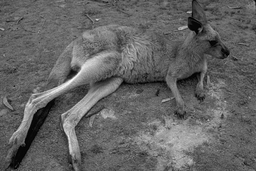
#> input picture tests/images/kangaroo.pgm, 256 x 171 px, shrunk from 481 x 321 before the run
$ python cli.py --input ../tests/images/kangaroo.pgm   (older library calls are emulated)
#> lines starting #> are read from the running program, lines starting #| are printed output that depends on the picture; after the words box and inside, x2 and y2 are one past the last pixel; in counts of white or black regions, pixels touching at a corner belong together
#> in main, image is the input picture: shape (171, 256); min 0, max 254, mean 99.5
### edges/operations/gaussian.py

import numpy as np

from edges.operations.convolution import convolve_replicate_bounds


def build_gaussian_kernel(sigma, scale):
    """
    Builds
    :param sigma:
    :param scale:
    :return:
    """
#> called with sigma = 1, scale = 5
    kernel = np.zeros((scale, scale))
    k_len_max = int(scale / 2)
    two_sigma_sq = 2.0 * np.power(sigma, 2)
    one_over_two_pi_sigma_sq = 1.0 / (two_sigma_sq * np.pi)

    for x in range(-k_len_max, k_len_max + 1):
        x_sq = np.power(x, 2)
        for y in range(-k_len_max, k_len_max + 1):
            y_sq = np.power(y, 2)
            power = -1 * (x_sq + y_sq) / two_sigma_sq
            kernel[x + k_len_max][y + k_len_max] = np.exp(power) * one_over_two_pi_sigma_sq

    k_sum = np.sum(kernel)
    if k_sum != 1:
        # Normalize the gaussian filter to sum to 1
        kernel = np.divide(kernel, k_sum)

    # [15 lines of commented-out code are left out]
    return kernel


def filter_image(image, sigma, scale=None):
    """
    Filters in place
    :param image:
    :param sigma:
    :param scale:
    :return:
    """
    if scale is None:
        # 3 * sigma per half width
        scale = 6 * sigma - 1

    kernel = build_gaussian_kernel(sigma, scale)
    # Apply both kernels to the input image
    filtered = convolve_replicate_bounds(image, kernel)
    # filtered = convolve_replicate_bounds(filtered, kernel_y)
    return filtered

### edges/operations/convolution.py
import numpy as np


def convolve_replicate_bounds_point(x, y, image, kernel, constant=1):
    """

    :param x:
    :param y:
    :param image:
    :param kernel:
    :param constant:
    :return:
    """
    max_x = image.shape[0]
    max_y = image.shape[1]
    k_max_x = int(np.floor(kernel.shape[0] / 2))
    k_max_y = int(np.floor(kernel.shape[1] / 2))

    sum = 0

    for k_x in range(-k_max_x, k_max_x + 1):
        for k_y in range(-k_max_y, k_max_y + 1):
            adj_x = k_x + x
            adj_y = k_y + y

            if adj_x < 0:
                adj_x = 0
            elif adj_x >= max_x:
                adj_x = max_x - 1

            if adj_y < 0:
                adj_y = 0
            elif adj_y >= max_y:
                adj_y = max_y - 1

            sum += kernel[k_x + k_max_x][k_y + k_max_y] * image[adj_x][adj_y]

    return sum * constant


def convolve_replicate_bounds(image, kernel, constant=1):
    """
    convolved[x][y]

    :param image:
    :param kernel:
    :param constant:
    :return:
    """
#> called with kernel = array of shape (5, 5), constant = 1
    max_x = image.shape[0]
#> max_x = 171
    max_y = image.shape[1]
#> max_y = 256
    convolved = image.copy()

    for x in range(0, max_x):
        for y in range(0, max_y):
            convolved[x][y] = convolve_replicate_bounds_point(x, y, image, kernel, constant)
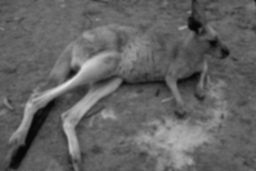
#> convolved: shape (171, 256); min 6, max 225, mean 99

    return convolved

### edges/operations/suppression.py
import numpy as np
from edges.operations.sobel import gradient, gradient_magnitude, gradient_direction


def threshold_point(x, y, image, original, threshold):
    grad = gradient(x, y, original)
    if gradient_magnitude(grad) < threshold:
        # mark as 0
        image[x][y] = 0


def threshold_image(image, threshold=100):
#> called with threshold = 100
    max_x = image.shape[0]
    max_y = image.shape[1]

    # Make a copy so we can suppress in place
    thresholded = image.copy()

    # First threshold with the sobel filters
    for x in range(0, max_x):
        for y in range(0, max_y):
            threshold_point(x, y, thresholded, image, threshold)

    return thresholded


def max_in_direction(x, y, direc, image):
    """
    4 approximate possibilities.
    The most brute force way I could do.
    :param x:
    :param y:
    :param direc: DEGREES
    :param image:
    :return:
    """
    max_x = image.shape[0]
    max_y = image.shape[1]

    if abs(direc) > 67.5:  # Approx 67.5 degrees
        # A more vertical gradient
        # top and bottom
        y_t = max_y - 1 if y + 1 >= max_y else y + 1
        y_b = 0 if y == 0 else y - 1
        max1 = image[x][y_t]
        max2 = image[x][y_b]
    elif abs(direc) > 22.5:  # Approx 22.5 degrees
        if direc < 0:
            # choose (x-1, y+1) and (x+1, y-1)
            xn1 = max_x - 1 if x + 1 >= max_x else x + 1
            yn1 = 0 if y == 0 else y - 1
            xn2 = 0 if x == 0 else x - 1
            yn2 = max_y - 1 if y + 1 >= max_y else y + 1
        else:
            # choose (x-1, y-1) and (x+1, y+1)
            xn1 = 0 if x == 0 else x - 1
            yn1 = 0 if y == 0 else y - 1
            xn2 = max_x - 1 if x + 1 >= max_x else x + 1
            yn2 = max_y - 1 if y + 1 >= max_y else y + 1

        max1 = image[xn1][yn1]
        max2 = image[xn2][yn2]
    else:
        # A more horizontal gradient
        # One left one right
        x_r = max_x - 1 if x + 1 >= max_x else x + 1
        x_l = 0 if x == 0 else x - 1
        max1 = image[x_r][y]
        max2 = image[x_l][y]

    return max(max1, max2)


def non_max_suppress_point(x, y, image, original):
    """
    In place suppression
    :param x:
    :param y:
    :param image:
    :param original:
    :return:
    """

    if image[x][y] == 0:
        # Already removed
        return

    max_x = image.shape[0]
    max_y = image.shape[1]

    # Take gradient from original, NOT IMAGE BEING SUPPRESSED
    grad = gradient(x, y, original)

    # process direction to make sure its a local max
    direc = gradient_direction(grad)
    direc_deg = np.degrees(direc)

    # Normalize direction so the abs of the angle is always below 90 degrees
    if abs(direc_deg) > 90:
        # Flips so that the angle is collinear with original
        direc_deg = -1 * np.sign(direc_deg) * (180 - abs(direc_deg))

    # Suppress
    if abs(direc_deg) > 85:
        # horizontal line, check one to top and one to bottom
        y_t = max_y - 1 if y + 1 >= max_y else y + 1
        y_b = 0 if y == 0 else y - 1
        if original[x][y] < original[x][y_t] or original[x][y] < original[x][y_b]:
            # Suppress if its not a local max
            image[x][y] = 0
    elif abs(direc_deg) > 5:
        # Here is where we would bilinear interpolate
        if original[x][y] < max_in_direction(x, y, direc_deg, original):
            image[x][y] = 0
    else:
        # vertical line, check one to left and one to right
        x_r = max_x - 1 if x + 1 >= max_x else x + 1
        x_l = 0 if x == 0 else x - 1
        if original[x][y] < original[x_r][y] or original[x][y] < original[x_l][y]:
            # Suppress if its not a local max
            image[x][y] = 0


def non_max_suppress(image, threshold=100):
    """
    Suppress Non Max Edges
    :param image:
    :param threshold:
    :return:
    """

    max_x = image.shape[0]
    max_y = image.shape[1]

    # Make a copy so we can suppress in place
    # First threshold with the sobel filters
    suppressed = threshold_image(image.copy(), threshold)
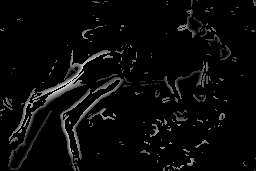
#> suppressed: shape (171, 256); min 0, max 220, mean 9

    # Non max suppress each point in the threshold-ed image
    for x in range(0, max_x):
        for y in range(0, max_y):
            non_max_suppress_point(x, y, suppressed, suppressed.copy())
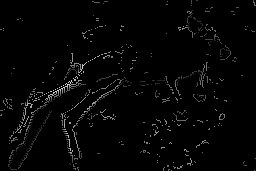
#> suppressed: shape (171, 256); 4.43% of pixels changed, all inside (x1, y1, x2, y2) = (1, 0, 256, 171)

    return suppressed

### edges/operations/detection.py
from scipy import misc
from termcolor import colored
from edges.operations import gaussian, sobel, suppression


def detect(image, g_sig=1, threshold=100):
    """
    Steps:
    0. Load image from path
    1. Gaussian filter
    2. Gradient computation using Sobel filters
    3. Non-maximum suppression
    :param image_path:
    :param g_sig: gaussian sigma
    :param threshold:
    :return:
    """

    filtered = gaussian.filter_image(image, g_sig)
    filtered = suppression.non_max_suppress(filtered, threshold)
    return filtered

### edges/operations/sobel.py
import numpy as np
from edges.operations.convolution import convolve_replicate_bounds, convolve_replicate_bounds_point

SOBEL_X = np.array([
    [-1, 0, 1],
    [-2, 0, 2],
    [-1, 0, 1]
])
SOBEL_Y = np.fliplr(SOBEL_X).transpose()


def gradient(x, y, image):
    dfx = convolve_replicate_bounds_point(x, y, image, SOBEL_Y)
    dfy = convolve_replicate_bounds_point(x, y, image, SOBEL_X)
    return np.array([dfx, dfy])


def gradient_magnitude(grad):
    return np.sqrt(np.square(grad[0]) + np.square(grad[1]))


def gradient_direction(grad):
    """
    Returns radians
    :param grad:
    :return: radians
    """
    # Division by 0 check
    if grad[0] == 0:
        return 1  # completely vertical, approx arctan of 90 degrees

    return np.arctan(grad[1] / grad[0])


# [9 lines left out: function filter_image, not called in this run]

### edges/cli.py
import argparse

import os
import sys
from termcolor import cprint
from scipy import misc
import matplotlib.pyplot as plt
from edges import __version__
from edges.operations.detection import detect
from edges.operations.gaussian import filter_image as gaussian_filter
from edges.operations.suppression import threshold_image


def main():
    parser = argparse.ArgumentParser(description='Image edges for cs 558')
    parser.add_argument('-v', '--version', action='version', version=__version__)

    parser.add_argument('-i', '--input', help="The input image to process.", required=True, type=str)
    parser.add_argument('-o', '--output', help="Where to put the output.", default=None, type=str)

    parser.add_argument('-gs', '--gaussian-sigma', help="Sigma for gaussian filter", default=1, type=int)
    parser.add_argument('-t', '--threshold', help="Threshold for non max suppression", default=100, type=int)

    parser.add_argument('-og', '--only-gaussian', help="Only do gaussian filter.",
                        dest='only_gaussian', action='store_true')
    parser.add_argument('-ogm', '--only-grad-mag', help="Only do gradient magnitude.",
                        dest='only_grad_mag', action='store_true')

    args = parser.parse_args()

    try:
        cprint('Processing file: ' + str(args.input), 'green')
        image = misc.imread(args.input)

        if args.only_gaussian:
            cprint('Only gaussian filtering!', 'green')
            processed = gaussian_filter(image, args.gaussian_sigma)
        elif args.only_grad_mag:
            cprint('Only gradient magnitude!', 'green')
            processed = gaussian_filter(image, args.gaussian_sigma)
            processed = threshold_image(processed, args.threshold)
        else:
            # cprint('Detecting edges!', 'green')
            processed = detect(image, args.gaussian_sigma, args.threshold)

    except FileNotFoundError:
        cprint("Can't load image file: " + str(args.input), 'red')
        sys.exit(1)
    except Exception as ex:
        # raise ex  # For Development
        cprint('Error processing ' + args.input + ": " + str(ex), 'red')
        sys.exit(1)

    cprint('Done!', 'green')

    if args.output:
        image_dir, image_filename = os.path.split(args.output)

        if image_dir and not os.path.exists(image_dir):
            os.makedirs(image_dir)

        out_path = args.output
    else:
        input_dir, input_filename = os.path.split(args.input)
        out_path = "./edges." + input_filename

    # plt.imshow(processed)
    misc.imsave(out_path, processed)


if __name__ == '__main__':
    main()

$ run again, on tests/images/red.pgm
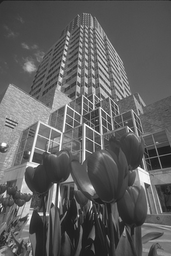
#> input picture tests/images/red.pgm, 171 x 256 px, shrunk from 321 x 481 before the run
#> in main, image is the input picture: shape (256, 171); min 20, max 255, mean 95.9
#> after the loop in convolve_replicate_bounds, `for x in range(0, max_x):`:
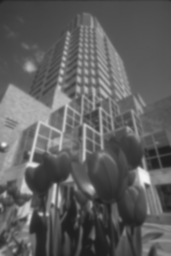
#> convolved: shape (256, 171); min 30, max 243, mean 95.4
#> after the loop in non_max_suppress, `for x in range(0, max_x):`:
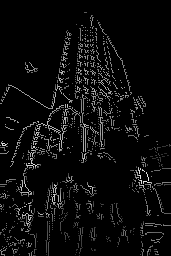
#> suppressed: shape (256, 171); min 0, max 236, mean 12
